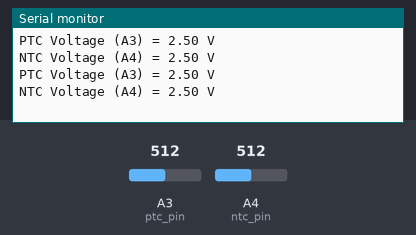
Recording of a sketch running on a simulated Arduino Uno, built with avr-gcc and run on an emulated ATmega328P. Shown: the last lines printed to the serial monitor. The test bench sets the inputs (shaded band); at power-on: A3 (ptc_pin) = 512, A4 (ntc_pin) = 512.

Above: at 1.8 s.
1.9 s: A3 (ptc_pin) set to 716
At 2.8 s:
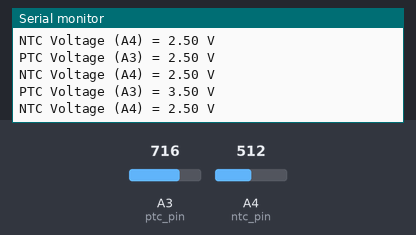
3.4 s: A4 (ntc_pin) set to 716
At 4.7 s:
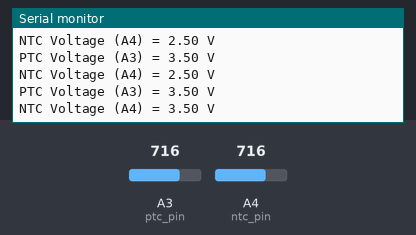
4.9 s: A3 (ptc_pin) set to 900
At 5.6 s:
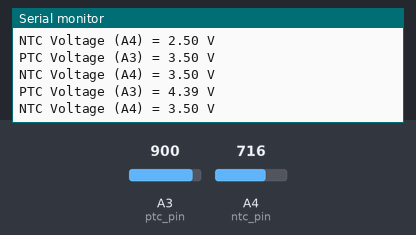
6.4 s: A4 (ntc_pin) set to 900
At 7.8 s:
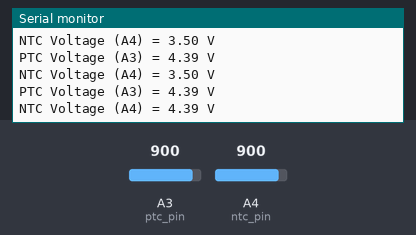
Timing chart, 0 to 8.9 s (numbered marks = the images above; inputs shaded):
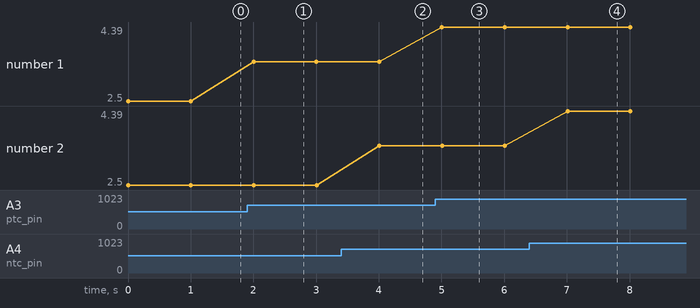

The sketch:

temperature_read_serial.ino
```cpp
/**
 * @author Alexander Entinger, MSc / LXRobotics
 * @brief this sketch read the voltages from the ntc and ptc voltage divider and transmits it to the pc where it can be viewed in the serial monitor (Tools -> Serial Monitor)
 * @file temperature_read_serial.ino
 */

static int const ptc_pin = 3; // A3
static int const ntc_pin = 4; // A4

void setup() {
  Serial.begin(115200);
}

void loop() {
  // read the voltage as adc value
  int const adc_value_ptc_voltage = analogRead(ptc_pin);
  int const adc_value_ntc_voltage = analogRead(ntc_pin);
  // convert to volt
  float const volt_ptc = (float)(adc_value_ptc_voltage)*(5.0/1024);
  float const volt_ntc = (float)(adc_value_ntc_voltage)*(5.0/1024);
  // write to the pc
  Serial.print("PTC Voltage (A3) = ");
  Serial.print(volt_ptc);
  Serial.println(" V");
  Serial.print("NTC Voltage (A4) = ");
  Serial.print(volt_ntc);
  Serial.println(" V");
  // wait a little
  delay(1000);
}
```

Measured:
- after the input at 1.9 s, the serial monitor: prints a new line after 0.10 s (image 1)
- after the input at 3.4 s, the serial monitor: prints a new line after 0.61 s (image 2)
- after the input at 4.9 s, the serial monitor: prints a new line after 0.11 s (image 3)
- after the input at 6.4 s, the serial monitor: prints a new line after 0.61 s (image 4)
- plotted number 1: 2.5 → 3.5 after the input at 1.9 s, 3.5 → 4.39 after the input at 4.9 s
